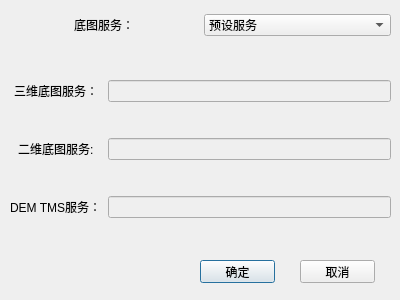
<?xml version="1.0" encoding="UTF-8"?>
<ui version="4.0">
 <class>MapConfigDialog</class>
 <widget class="QDialog" name="MapConfigDialog">
  <property name="geometry">
   <rect>
    <x>0</x>
    <y>0</y>
    <width>400</width>
    <height>300</height>
   </rect>
  </property>
  <property name="windowTitle">
   <string>底图配置</string>
  </property>
  <widget class="QWidget" name="gridLayoutWidget">
   <property name="geometry">
    <rect>
     <x>10</x>
     <y>10</y>
     <width>381</width>
     <height>31</height>
    </rect>
   </property>
   <layout class="QGridLayout" name="gridLayout">
    <item row="0" column="0">
     <widget class="QLabel" name="label">
      <property name="text">
       <string>底图服务：</string>
      </property>
      <property name="alignment">
       <set>Qt::AlignCenter</set>
      </property>
     </widget>
    </item>
    <item row="0" column="1">
     <widget class="QComboBox" name="comboBox">
      <item>
       <property name="text">
        <string>预设服务</string>
       </property>
      </item>
      <item>
       <property name="text">
        <string>自定义服务</string>
       </property>
      </item>
     </widget>
    </item>
   </layout>
  </widget>
  <widget class="QWidget" name="gridLayoutWidget_2">
   <property name="geometry">
    <rect>
     <x>10</x>
     <y>50</y>
     <width>381</width>
     <height>201</height>
    </rect>
   </property>
   <layout class="QGridLayout" name="gridLayout_2">
    <item row="0" column="0">
     <widget class="QLabel" name="label_2">
      <property name="text">
       <string>三维底图服务：</string>
      </property>
      <property name="alignment">
       <set>Qt::AlignCenter</set>
      </property>
     </widget>
    </item>
    <item row="0" column="1">
     <widget class="QLineEdit" name="lineEdit">
      <property name="enabled">
       <bool>false</bool>
      </property>
     </widget>
    </item>
    <item row="1" column="0" alignment="Qt::AlignHCenter">
     <widget class="QLabel" name="label_3">
      <property name="text">
       <string>二维底图服务:</string>
      </property>
     </widget>
    </item>
    <item row="1" column="1">
     <widget class="QLineEdit" name="lineEdit_2">
      <property name="enabled">
       <bool>false</bool>
      </property>
     </widget>
    </item>
    <item row="2" column="0">
     <widget class="QLabel" name="label_4">
      <property name="text">
       <string>DEM TMS服务：</string>
      </property>
     </widget>
    </item>
    <item row="2" column="1">
     <widget class="QLineEdit" name="lineEdit_3">
      <property name="enabled">
       <bool>false</bool>
      </property>
     </widget>
    </item>
   </layout>
  </widget>
  <widget class="QPushButton" name="pushButton">
   <property name="geometry">
    <rect>
     <x>200</x>
     <y>260</y>
     <width>75</width>
     <height>23</height>
    </rect>
   </property>
   <property name="text">
    <string>确定</string>
   </property>
  </widget>
  <widget class="QPushButton" name="pushButton_2">
   <property name="geometry">
    <rect>
     <x>300</x>
     <y>260</y>
     <width>75</width>
     <height>23</height>
    </rect>
   </property>
   <property name="text">
    <string>取消</string>
   </property>
  </widget>
 </widget>
 <resources/>
 <connections/>
</ui>
